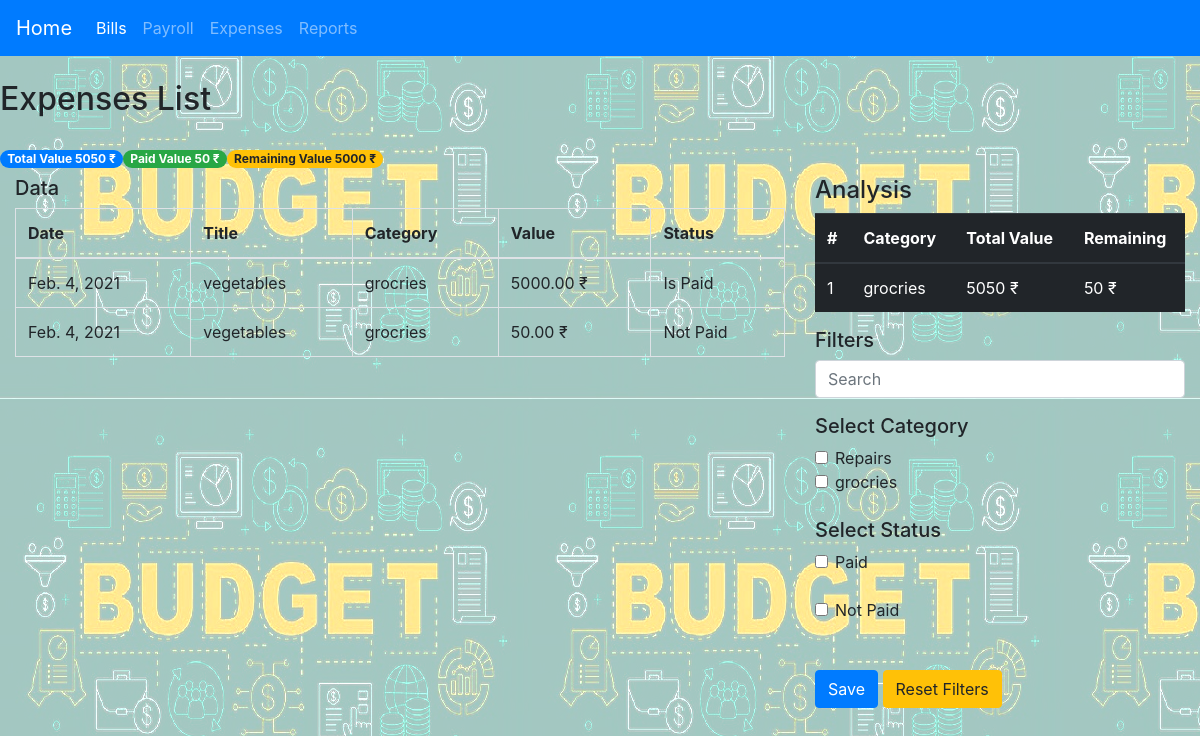
The page /expenses/ on the database its author committed.
### expenses/models.py (models this page shows, shortened)
class DefaultExpenseModel(models.Model):
    title = models.CharField(max_length=100, blank=True, null=True)
    date_expired = models.DateField()
    final_value = models.DecimalField(default=0, decimal_places=2, max_digits=20)
    paid_value = models.DecimalField(default=0, decimal_places=2, max_digits=20)
    is_paid = models.BooleanField(default=False)
    payment_method = models.ForeignKey(PaymentMethod, null=True, on_delete=models.SET_NULL)
    objects = models.Manager()
    my_query = GeneralManager()
    class Meta:
        abstract = True
    def tag_final_value(self):
        return f'{self.final_value} {CURRENCY}'
    tag_final_value.short_description = 'Value'
    def tag_is_paid(self):
        return 'Is Paid' if self.is_paid else 'Not Paid'
    tag_is_paid.short_description = 'Paid'
    @staticmethod
    def analysis(queryset):
        total_value = queryset.aggregate(Sum('final_value'))['final_value__sum'] if queryset else 0
        paid_value = queryset.filter(is_paid=False).aggregate(Sum('final_value'))['final_value__sum']\
            if queryset.filter(is_paid=False) else 0
        diff = total_value - paid_value
        category_analysis = queryset.values('category__title').annotate(total_value=Sum('final_value'),
                                                                       remaining=Sum(F('final_value')-F('paid_value'))
                                                                       ).order_by('remaining')
        return [total_value, paid_value, diff, category_analysis]
    @staticmethod
    def filters_data(request, queryset):
        search_name = request.GET.get('search_name', None)
        cate_name = request.GET.getlist('cate_name', None)
        paid_name = request.GET.getlist('paid_name', None)
        person_name = request.GET.getlist('person_name', None)
        queryset = queryset.filter(title__icontains=search_name) if search_name else queryset
        queryset = queryset.filter(category__id__in=cate_name) if cate_name else queryset
        queryset = queryset.filter(is_paid=True) if 'paid' == paid_name else queryset.filter(is_paid=False)\
            if 'not_paid' == paid_name else queryset
        if person_name:
            try:
                queryset = queryset.filter(person__id__in=person_name)
            except:
                queryset = queryset
        return queryset

class GenericExpense(DefaultExpenseModel):
    category = models.ForeignKey(GenericExpenseCategory, null=True, on_delete=models.SET_NULL,
                                 related_name='category_expenses')
    class Meta:
        verbose_name_plural = '7. Generic Expenses'
        ordering = ['-date_expired']
    def tag_category(self):
        return f'{self.category}'

class GenericExpenseCategory(models.Model):
    title = models.CharField(unique=True, max_length=150)
    balance = models.DecimalField(default=0, max_digits=20, decimal_places=2)
    class Meta:
        verbose_name_plural = '6. Expense Category'
    def __str__(self):
        return self.title
    def tag_balance(self):
        return f'{self.balance} {CURRENCY}'
    tag_balance.short_description = 'Value'

### expenses/views.py (the view)
# urls.py: path('expenses/', ExpensesListView.as_view(), name='expenses_view'),
class ExpensesListView(ListView):
    model = GenericExpense
    template_name = 'page_list.html'
    paginate_by = 100
    def get_queryset(self):
        queryset = GenericExpense.objects.all()
        queryset = GenericExpense.filters_data(self.request, queryset)
        return queryset
    def get_context_data(self, **kwargs):
        context = super(ExpensesListView, self).get_context_data(**kwargs)
        page_title = 'Expenses List'
        categories = GenericExpenseCategory.objects.all()
        search_name, cate_name, paid_name = [self.request.GET.get('search_name', None),
                                             self.request.GET.getlist('cate_name', None),
                                             self.request.GET.getlist('paid_name')
                                             ]
        total_value, paid_value, diff, category_analysis = GenericExpense.analysis(self.object_list)
        currency = CURRENCY
        context.update(locals())
        return context

### expenses/templates/page_list.html (shortened to what this page needs)
{% extends "index.html" %}
{% block container %}
    <div class="row">
        <h2 class="center">{{ page_title }}</h2>
    </div>
        <br>
    <div class="row">
        <label class="badge badge-pill badge-primary">Total Value {{ total_value }} {{ currency }}</label>
        <label class="badge badge-pill badge-success">Paid Value {{ paid_value }} {{ currency }}</label>
        <label class="badge badge-pill badge-warning">Remaining Value {{ diff }} {{ currency }}</label>
    </div>
    <div class="row">
        <div class="col-8">
            <h5>Data</h5>
            <table class="table table-bordered">
                <thead>
                    <tr>
                        <th>Date</th>
                        <th>Title</th>
                        <th>Category</th>
                        <th>Value</th>
                        <th>Status</th>
                    </tr>
                </thead>
                <tbody>
                    {% for order in object_list %}
                    <tr>
                        <td>{{ order.date_expired|date }}</td>
                        <td>{{ order.title }}</td>
                        <td>{{ order.tag_category }}</td>
                        <td>{{ order.tag_final_value }}</td>
                        <td>{{ order.tag_is_paid }}</td>
                    </tr>
                    {% empty %}
                        <tr></tr>
                    {% endfor %}
                </tbody>
            </table>
        </div>
        <div class="col-4">
            <h4>Analysis</h4>
            <table class="table table-dark table-hover">
                <thead>
                    <tr>
                        <th>#</th>
                        <th>Category</th>
                        <th>Total Value</th>
                        <th>Remaining</th>
                    </tr>
                </thead>
                <tbody>
                    {% for category in category_analysis %}
                        <tr>
                            <td>{{ forloop.counter }}</td>
                            <td>{{ category.category__title }}</td>
                            <td>{{ category.total_value }} {{ currency }}</td>
                            <td>{{ category.remaining }} {{ currency }}</td>
                        </tr>
                    {% empty %}
                        <tr>
                            <td colspan="4">No data</td>
                        </tr>
                    {% endfor %}
                </tbody>
            </table>
            <h5>Filters</h5>
            <form method="get">
                <div class="form-group">
                    <input class="form-control"
                           name="search_name"
                           {% if search_name %}
                            value="{{ search_name }}" placeholder="{{ search_name }}"
                           {% else %}
                            placeholder="Search"
                           {% endif %}
                    >
                </div>
                {% if categories %}
                    <h5>Select Category</h5>
                    {% for category in categories %}
                        <div class="form-check">
                            <input class="form-check-input"
                                   type="checkbox"
                                   name="cate_name"
                                   value="{{ category.id }}"
                                   id="cate_id_{{ category.id }}"
                            >
                            <label class="form-check-label" for="cate_id_{{ category.id }}">{{ category }}</label>
                        </div>
                    {% endfor %}
                {% endif %}
                <br>
                <h5>Select Status</h5>
                <div class="form-check">
                    <input class="form-check-input"
                           type="checkbox"
                           name="paid_name"
                           value="paid"
                           id="paid_"
                    >
                    <label class="form-check-label" for="paid_">Paid</label>
                </div>
                <br>
                <div class="form-check">
                    <input class="form-check-input"
                           type="checkbox"
                           name="paid_name"
                           value="not_paid"
                           id="not_paid_"
                    >
                    <label class="form-check-label" for="not_paid_">Not Paid</label>
                </div>
                <br> <br>
                <button type="submit" class="btn btn-primary">Save</button>
                <a href="{{ request.path }}" class="btn btn-warning">Reset Filters</a>
            </form>
        </div>
    </div>
{% endblock %}

### rows shown on the page
GenericExpense: date_expired "Feb. 4, 2021", title "vegetables", tag_category "grocries", tag_final_value "5000.00 ₹", tag_is_paid "Is Paid"
GenericExpense: date_expired "Feb. 4, 2021", title "vegetables", tag_category "grocries", tag_final_value "50.00 ₹", tag_is_paid "Not Paid"
GenericExpenseCategory: category__title "grocries", total_value "5050", currency "₹", remaining "50", title "grocries"
GenericExpenseCategory: title "Repairs"

### other values the page prints
{{ page_title }} "Expenses List"
{{ total_value }} "5050"
{{ currency }} "₹"
{{ paid_value }} "50"
{{ diff }} "5000"
